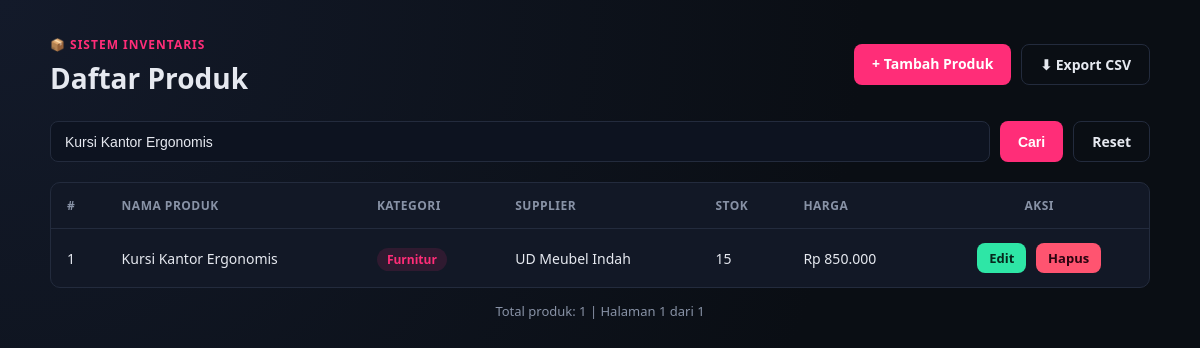
/index.php?cari=Kursi Kantor Ergonomis, run on the app's committed database.
### tables this page shows
CREATE TABLE IF NOT EXISTS produk (
    id_produk INT AUTO_INCREMENT PRIMARY KEY,
    nama_produk VARCHAR(150) NOT NULL,
    id_kategori INT NOT NULL,
    id_supplier INT NOT NULL,
    stok INT NOT NULL DEFAULT 0,
    harga DECIMAL(12,2) NOT NULL DEFAULT 0,
    created_at TIMESTAMP DEFAULT CURRENT_TIMESTAMP,
    updated_at TIMESTAMP DEFAULT CURRENT_TIMESTAMP ON UPDATE CURRENT_TIMESTAMP,
    CONSTRAINT fk_produk_kategori FOREIGN KEY (id_kategori)
        REFERENCES kategori(id_kategori) ON DELETE RESTRICT ON UPDATE CASCADE,
    CONSTRAINT fk_produk_supplier FOREIGN KEY (id_supplier)
        REFERENCES supplier(id_supplier) ON DELETE RESTRICT ON UPDATE CASCADE
);

CREATE TABLE IF NOT EXISTS kategori (
    id_kategori INT AUTO_INCREMENT PRIMARY KEY,
    nama_kategori VARCHAR(100) NOT NULL,
    created_at TIMESTAMP DEFAULT CURRENT_TIMESTAMP
);

CREATE TABLE IF NOT EXISTS supplier (
    id_supplier INT AUTO_INCREMENT PRIMARY KEY,
    nama_supplier VARCHAR(150) NOT NULL,
    kontak VARCHAR(50) NOT NULL,
    alamat VARCHAR(255) DEFAULT NULL,
    created_at TIMESTAMP DEFAULT CURRENT_TIMESTAMP
);

### includes/functions.php (called while the page is built, shortened)
<?php
function h(?string $string): string
{
    return htmlspecialchars($string ?? '', ENT_QUOTES, 'UTF-8');
}
function rupiah($angka): string
{
    return 'Rp ' . number_format((float) $angka, 0, ',', '.');
}

### index.php (the view, shortened to what this page needs)
<?php
require_once __DIR__ . '/includes/functions.php';
$pdo = Database::getInstance()->getConnection();
$keyword = trim($_GET['cari'] ?? '');
$perPage    = 5;
$page       = max(1, (int) ($_GET['page'] ?? 1));
$offset     = ($page - 1) * $perPage;
if ($keyword !== '') {
    $countStmt = $pdo->prepare("SELECT COUNT(*) FROM produk WHERE nama_produk LIKE :kw");
    $countStmt->execute([':kw' => "%$keyword%"]);
} else {
    $countStmt = $pdo->query("SELECT COUNT(*) FROM produk");
}
$totalData  = (int) $countStmt->fetchColumn();
$totalPages = (int) ceil($totalData / $perPage);
$sql = "SELECT p.id_produk, p.nama_produk, p.stok, p.harga,
               k.nama_kategori, s.nama_supplier
        FROM produk p
        JOIN kategori k ON p.id_kategori = k.id_kategori
        JOIN supplier s ON p.id_supplier = s.id_supplier";
if ($keyword !== '') {
    $sql .= " WHERE p.nama_produk LIKE :kw";
}
$sql .= " ORDER BY p.id_produk DESC LIMIT :limit OFFSET :offset";
$stmt = $pdo->prepare($sql);
if ($keyword !== '') {
    $stmt->bindValue(':kw', "%$keyword%", PDO::PARAM_STR);
}
$stmt->bindValue(':limit', $perPage, PDO::PARAM_INT);
$stmt->bindValue(':offset', $offset, PDO::PARAM_INT);
$stmt->execute();
$produkList = $stmt->fetchAll();
?>
<!DOCTYPE html>
<html lang="id">
<head>
<link rel="stylesheet" href="assets/style.css">
</head>
<body>
<div class="container">
    <header class="page-header">
        <div>
            <span class="badge">📦 Sistem Inventaris</span>
            <h1>Daftar Produk</h1>
        </div>
        <div class="header-actions">
            <a href="create.php" class="btn btn-primary">+ Tambah Produk</a>
            <a href="process/export.php<?= $keyword !== '' ? '?cari=' . urlencode($keyword) : '' ?>" class="btn btn-outline">⬇ Export CSV</a>
        </div>
    </header>
    <form action="index.php" method="GET" class="search-bar">
        <input type="text" name="cari" placeholder="Cari nama produk..." value="<?= h($keyword) ?>">
        <button type="submit" class="btn btn-primary">Cari</button>
        <?php if ($keyword !== ''): ?>
            <a href="index.php" class="btn btn-outline">Reset</a>
        <?php endif; ?>
    </form>
    <div class="table-wrapper">
        <table>
            <thead>
                <tr>
                    <th>#</th>
                    <th>Nama Produk</th>
                    <th>Kategori</th>
                    <th>Supplier</th>
                    <th>Stok</th>
                    <th>Harga</th>
                    <th class="text-center">Aksi</th>
                </tr>
            </thead>
            <tbody>
                <?php if (empty($produkList)): ?>
                    <tr>
                        <td colspan="7" class="text-center empty-state">Tidak ada data produk ditemukan.</td>
                    </tr>
                <?php else: ?>
                    <?php $no = $offset + 1; ?>
                    <?php foreach ($produkList as $row): ?>
                        <tr>
                            <td><?= $no++ ?></td>
                            <td><?= h($row['nama_produk']) ?></td>
                            <td><span class="pill"><?= h($row['nama_kategori']) ?></span></td>
                            <td><?= h($row['nama_supplier']) ?></td>
                            <td class="<?= (int)$row['stok'] <= 10 ? 'stok-rendah' : '' ?>"><?= (int) $row['stok'] ?></td>
                            <td><?= rupiah($row['harga']) ?></td>
                            <td class="text-center action-cell">
                                <a href="update.php?id=<?= (int) $row['id_produk'] ?>" class="btn btn-small btn-edit">Edit</a>
                                <a href="delete.php?id=<?= (int) $row['id_produk'] ?>"
                                   class="btn btn-small btn-delete"
                                   onclick="return confirm('Yakin ingin menghapus produk &quot;<?= h(addslashes($row['nama_produk'])) ?>&quot;? Tindakan ini tidak bisa dibatalkan.');">
                                   Hapus
                                </a>
                            </td>
                        </tr>
                    <?php endforeach; ?>
                <?php endif; ?>
            </tbody>
        </table>
    </div>
    <p class="footnote">Total produk: <?= $totalData ?> | Halaman <?= $page ?> dari <?= max(1, $totalPages) ?></p>
</div>
</body>
</html>

### assets/style.css (style rules this page uses)
:root { --bg: #0a0e14; --bg-card: #121826; --border: #232b3d; --pink: #ff2d78; --green: #2ee6a6; --text: #e6e9f0; --text-muted: #8892a6; --danger: #ff5470; --radius: 10px; }
* { box-sizing: border-box; }
body { margin: 0; font-family: 'Segoe UI', Roboto, Arial, sans-serif; background: radial-gradient(circle at top left, #131a2a, var(--bg) 60%); color: var(--text); min-height: 100vh; padding: 32px 16px; }
.container { max-width: 1100px; margin: 0 auto; }
.page-header { display: flex; justify-content: space-between; align-items: center; flex-wrap: wrap; gap: 12px; margin-bottom: 24px; }
.badge { display: inline-block; color: var(--pink); font-weight: 700; letter-spacing: 1px; font-size: 12px; text-transform: uppercase; margin-bottom: 6px; }
.page-header h1 { margin: 0; font-size: 28px; }
.header-actions { display: flex; gap: 10px; }
.btn { display: inline-block; padding: 10px 18px; border-radius: 8px; text-decoration: none; font-weight: 600; font-size: 14px; cursor: pointer; border: none; transition: transform .12s ease, opacity .12s ease; }
.btn-primary { background: var(--pink); color: #fff; }
.btn-outline { background: transparent; color: var(--text); border: 1px solid var(--border); }
.btn-small { padding: 6px 12px; font-size: 13px; margin: 0 3px; }
.btn-edit { background: var(--green); color: #06281d; }
.btn-delete { background: var(--danger); color: #2b0410; }
.search-bar { display: flex; gap: 10px; margin-bottom: 20px; }
.search-bar input { flex: 1; padding: 10px 14px; border-radius: 8px; border: 1px solid var(--border); background: var(--bg-card); color: var(--text); font-size: 14px; }
.table-wrapper { background: var(--bg-card); border: 1px solid var(--border); border-radius: var(--radius); overflow-x: auto; }
table { width: 100%; border-collapse: collapse; min-width: 700px; }
thead th { text-align: left; padding: 14px 16px; font-size: 12px; text-transform: uppercase; letter-spacing: .5px; color: var(--text-muted); border-bottom: 1px solid var(--border); }
tbody td { padding: 14px 16px; border-bottom: 1px solid var(--border); font-size: 14px; }
tbody tr:last-child td { border-bottom: none; }
.pill { background: rgba(255,45,120,.12); color: var(--pink); padding: 3px 10px; border-radius: 20px; font-size: 12px; font-weight: 600; }
.text-center { text-align: center; }
.action-cell { white-space: nowrap; }
.footnote { text-align: center; color: var(--text-muted); font-size: 13px; margin-top: 14px; }
input[type="text"], input[type="number"], select { width: 100%; padding: 11px 14px; border-radius: 8px; border: 1px solid var(--border); background: #0d1320; color: var(--text); font-size: 14px; }

### data on the page
produk: nama_produk "Kursi Kantor Ergonomis", id_kategori.nama_kategori "Furnitur", id_supplier.nama_supplier "UD Meubel Indah", stok "15", harga "Rp 850.000"

### other printed values
$totalData "1"
$page "1"
max(1, $totalPages) "1"
